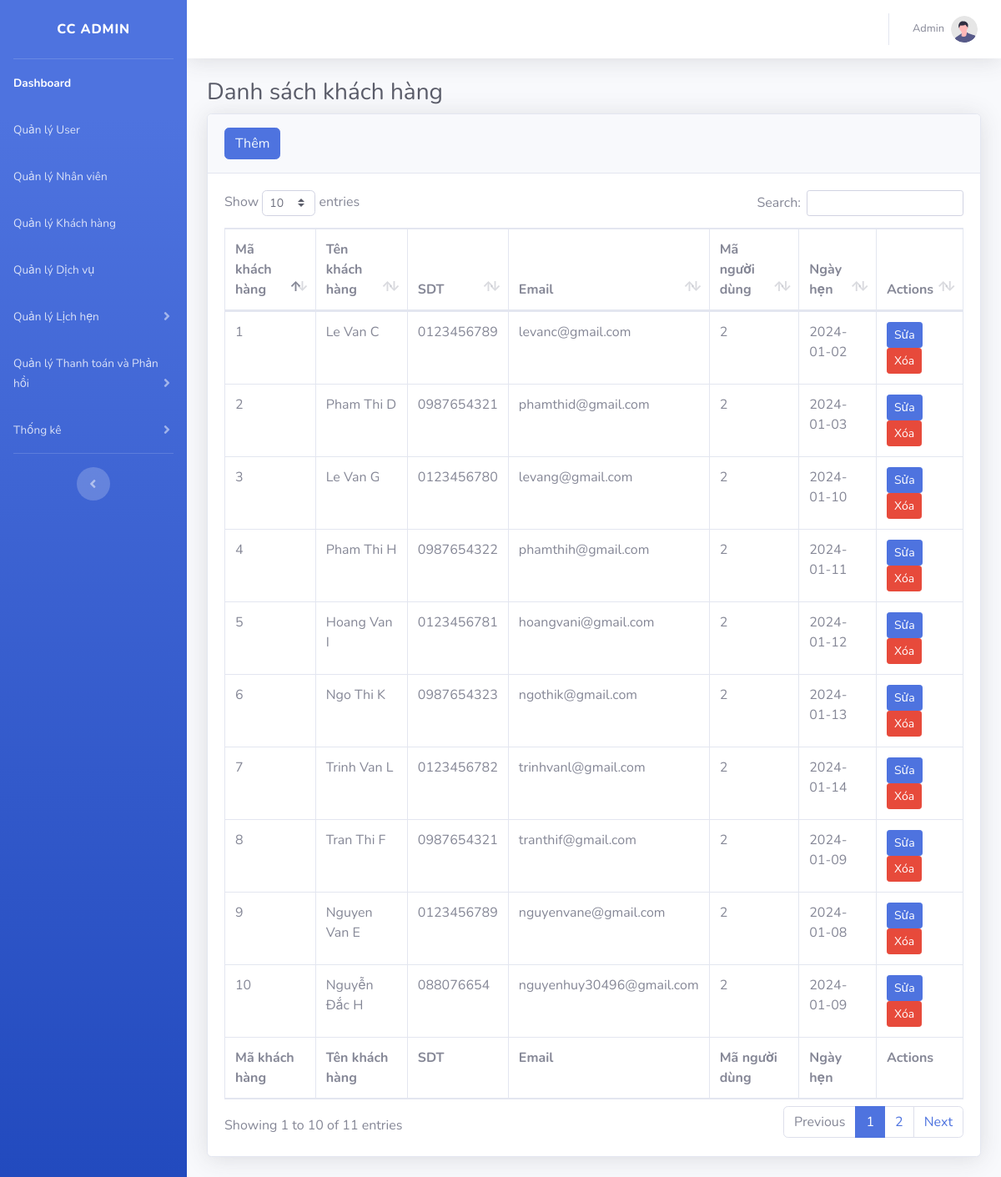
/chamsocmaytinh/quanly/khachhang.php, run on the app's committed database.
### tables this page shows
CREATE TABLE `khachhang` (
  `makh` int(11) NOT NULL,
  `tenkh` varchar(255) DEFAULT NULL,
  `sdt` varchar(15) DEFAULT NULL,
  `email` varchar(255) DEFAULT NULL,
  `mand` int(11) DEFAULT NULL,
  `ngayhen` date DEFAULT NULL
);

### chamsocmaytinh/quanly/khachhang.php (the view, shortened to what this page needs)
<?php
$servername = "localhost:3308";
$username = "root";
$password = "";
$dbname = "quanlychamsocmaytinh";
$conn = new mysqli($servername, $username, $password, $dbname);
?>
<?php
$sql = "SELECT * FROM khachhang";
$result = $conn->query($sql);
?>
<!DOCTYPE html>
<html lang="en">
<head>
    <link href="../vendor/fontawesome-free/css/all.min.css" rel="stylesheet" type="text/css">
    <link href="../css/sb-admin-2.min.css" rel="stylesheet">
    <link href="../vendor/datatables/dataTables.bootstrap4.min.css" rel="stylesheet">
</head>
<body id="page-top">
    <div id="wrapper">
        <ul class="navbar-nav bg-gradient-primary sidebar sidebar-dark accordion" id="accordionSidebar">
            <a class="sidebar-brand d-flex align-items-center justify-content-center" href="index.php">
                <div class="sidebar-brand-text mx-3">CC Admin </div>
            </a>
            <hr class="sidebar-divider my-0">
            <li class="nav-item active">
                <a class="nav-link" href="index.php">
                    <span>Dashboard</span></a>
            </li>
            <li class="nav-item">
                <a class="nav-link" href="user.php">
                    <span>Quản lý User</span></a>
            </li>
            <li class="nav-item">
                <a class="nav-link" href="nhanvien.php">
                    <span>Quản lý Nhân viên</span></a>
            </li>
            <li class="nav-item">
                <a class="nav-link" href="khachhang.php">
                    <span>Quản lý Khách hàng</span></a>
            </li>
            <li class="nav-item">
                <a class="nav-link" href="dichvu.php">
                    <span>Quản lý Dịch vụ</span></a>
            </li>
            <li class="nav-item">
                <a class="nav-link collapsed" href="#" data-toggle="collapse" data-target="#collapseUtilities" aria-expanded="true" aria-controls="collapseUtilities2">
                    <span>Quản lý Lịch hẹn</span>
                </a>
            </li>
            <li class="nav-item">
                <a class="nav-link collapsed" href="#" data-toggle="collapse" data-target="#collapseUtilities1" aria-expanded="true" aria-controls="collapseUtilities2">
                    <span>Quản lý Thanh toán và Phản hồi</span>
                </a>
            </li>
            <li class="nav-item">
                <a class="nav-link collapsed" href="#" data-toggle="collapse" data-target="#collapseUtilities2" aria-expanded="true" aria-controls="collapseUtilities2">
                    <span>Thống kê</span>
                </a>
            </li>
            <hr class="sidebar-divider d-none d-md-block">
            <div class="text-center d-none d-md-inline">
                <button class="rounded-circle border-0" id="sidebarToggle"></button>
            </div>
        </ul>
        <div id="content-wrapper" class="d-flex flex-column">
            <div id="content">
                <nav class="navbar navbar-expand navbar-light bg-white topbar mb-4 static-top shadow">
                    <ul class="navbar-nav ml-auto">
                        <li class="nav-item dropdown no-arrow">
                            <a class="nav-link dropdown-toggle" href="#" id="userDropdown" role="button" data-toggle="dropdown" aria-haspopup="true" aria-expanded="false">
                                <span class="mr-2 d-none d-lg-inline text-gray-600 small">Admin</span>
                                <img class="img-profile rounded-circle" src="../img/undraw_profile.svg">
                            </a>
                        </li>
                    </ul>
                </nav>
                <div class="container-fluid">
                    <h1 class="h3 mb-2 text-gray-800">Danh sách khách hàng</h1>
                    <div class="card shadow mb-4">
                        <div class="card-header py-3">
                        <a href="Themkh.php" class="btn btn-primary" style="color: aliceblue;">Thêm</a>
                        </div>
                        <div class="card-body">
                            <div class="table-responsive">
                                <table class="table table-bordered" id="dataTable" width="100%" cellspacing="0">
                                    <thead>
                                        <tr>
                                            <th>Mã khách hàng</th>
                                            <th>Tên khách hàng</th>
                                            <th>SDT</th>
                                            <th>Email</th>
                                            <th>Mã người dùng</th>
                                            <th>Ngày hẹn</th>
                                            <th>Actions</th>
                                        </tr>
                                    </thead>
                                    <tfoot>
                                        <tr>
                                            <th>Mã khách hàng</th>
                                            <th>Tên khách hàng</th>
                                            <th>SDT</th>
                                            <th>Email</th>
                                            <th>Mã người dùng</th>
                                            <th>Ngày hẹn</th>
                                            <th>Actions</th>
                                        </tr>
                                    </tfoot>
                                    <tbody>
                                        <?php
                                        if ($result->num_rows > 0) {
                                            while ($row = $result->fetch_assoc()) {
                                                echo "<tr>";
                                                echo "<td>" . $row["makh"] . "</td>";
                                                echo "<td>" . $row["tenkh"] . "</td>";
                                                echo "<td>" . $row["sdt"] . "</td>";
                                                echo "<td>" . $row["email"] . "</td>";
                                                echo "<td>" . $row["mand"] . "</td>";
                                                echo "<td>" . $row["ngayhen"] . "</td>";
                                                echo '<td>
                                                <button class="btn btn-primary btn-sm" onclick="editCustomer(' . $row["makh"] . ')">Sửa</button>
                                                <button class="btn btn-danger btn-sm" onclick="deleteCustomer(' . $row["makh"] . ')">Xóa</button>
                                                </td>';
                                                echo "</tr>";
                                            }
                                        } else {
                                            echo "<tr><td colspan='9'>No customers found</td></tr>";
                                        }
                                        ?>
                                    </tbody>
                                </table>
                            </div>
                        </div>
                    </div>
                </div>
            </div>
        </div>
</body>
</html>

### data on the page
khachhang: makh "1", tenkh "Le Van C", sdt "0123456789", email "levanc@gmail.com", mand "2", ngayhen "2024-01-02"
khachhang: makh "2", tenkh "Pham Thi D", sdt "0987654321", email "phamthid@gmail.com", mand "2", ngayhen "2024-01-03"
khachhang: makh "3", tenkh "Le Van G", sdt "0123456780", email "levang@gmail.com", mand "2", ngayhen "2024-01-10"
khachhang: makh "4", tenkh "Pham Thi H", sdt "0987654322", email "phamthih@gmail.com", mand "2", ngayhen "2024-01-11"
khachhang: makh "5", tenkh "Hoang Van I", sdt "0123456781", email "hoangvani@gmail.com", mand "2", ngayhen "2024-01-12"
khachhang: makh "6", tenkh "Ngo Thi K", sdt "0987654323", email "ngothik@gmail.com", mand "2", ngayhen "2024-01-13"
khachhang: makh "7", tenkh "Trinh Van L", sdt "0123456782", email "trinhvanl@gmail.com", mand "2", ngayhen "2024-01-14"
khachhang: makh "8", tenkh "Tran Thi F", sdt "0987654321", email "tranthif@gmail.com", mand "2", ngayhen "2024-01-09"
khachhang: makh "9", tenkh "Nguyen Van E", sdt "0123456789", email "nguyenvane@gmail.com", mand "2", ngayhen "2024-01-08"
khachhang: makh "10", tenkh "Nguyễn Đắc H", sdt "088076654", email "nguyenhuy30496@gmail.com", mand "2", ngayhen "2024-01-09"
